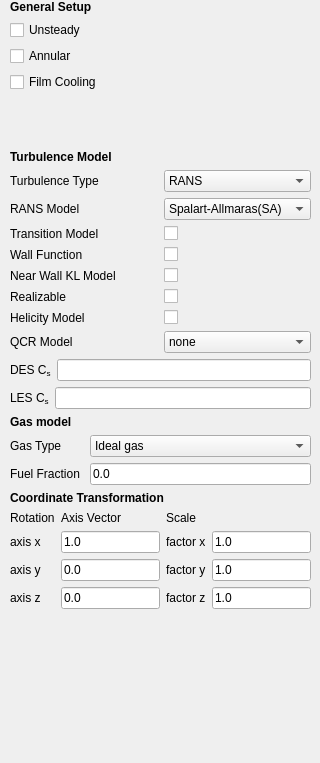
             <widget class="QWidget" name="general">
              <widget class="QWidget" name="verticalLayoutWidget_3">
               <property name="geometry">
                <rect>
                 <x>10</x>
                 <y>0</y>
                 <width>241</width>
                 <height>141</height>
                </rect>
               </property>
               <layout class="QVBoxLayout" name="verticalLayout_5">
                <item>
                 <widget class="QLabel" name="label_general">
                  <property name="text">
                   <string>&lt;html&gt;&lt;head/&gt;&lt;body&gt;&lt;p&gt;&lt;span style=&quot; font-weight:700;&quot;&gt;General Setup&lt;/span&gt;&lt;/p&gt;&lt;/body&gt;&lt;/html&gt;</string>
                  </property>
                 </widget>
                </item>
                <item>
                 <layout class="QVBoxLayout" name="verticalLayout">
                  <item>
                   <widget class="QCheckBox" name="unsteady_checkbox">
                    <property name="text">
                     <string>Unsteady</string>
                    </property>
                   </widget>
                  </item>
                  <item>
                   <widget class="QCheckBox" name="annular_checkbox">
                    <property name="enabled">
                     <bool>true</bool>
                    </property>
                    <property name="text">
                     <string>Annular</string>
                    </property>
                   </widget>
                  </item>
                  <item>
                   <widget class="QCheckBox" name="film_checkbox">
                    <property name="text">
                     <string>Film Cooling</string>
                    </property>
                   </widget>
                  </item>
                 </layout>
                </item>
                <item>
                 <spacer name="verticalSpacer">
                  <property name="orientation">
                   <enum>Qt::Vertical</enum>
                  </property>
                  <property name="sizeHint" stdset="0">
                   <size>
                    <width>20</width>
                    <height>40</height>
                   </size>
                  </property>
                 </spacer>
                </item>
               </layout>
              </widget>
              <widget class="QWidget" name="verticalLayoutWidget_2">
               <property name="geometry">
                <rect>
                 <x>10</x>
                 <y>150</y>
                 <width>301</width>
                 <height>604</height>
                </rect>
               </property>
               <layout class="QVBoxLayout" name="Turbulence_area">
                <item>
                 <widget class="QLabel" name="label_turbulence_model">
                  <property name="text">
                   <string>&lt;html&gt;&lt;head/&gt;&lt;body&gt;&lt;p&gt;&lt;span style=&quot; font-weight:700;&quot;&gt;Turbulence Model&lt;/span&gt;&lt;/p&gt;&lt;/body&gt;&lt;/html&gt;</string>
                  </property>
                 </widget>
                </item>
                <item>
                 <layout class="QHBoxLayout" name="horizontalLayout">
                  <item>
                   <widget class="QLabel" name="tb_name_label">
                    <property name="text">
                     <string>Turbulence Type</string>
                    </property>
                   </widget>
                  </item>
                  <item>
                   <widget class="QComboBox" name="tb_type_combo">
                    <item>
                     <property name="text">
                      <string>RANS</string>
                     </property>
                    </item>
                    <item>
                     <property name="text">
                      <string>LES</string>
                     </property>
                    </item>
                    <item>
                     <property name="text">
                      <string>DES</string>
                     </property>
                    </item>
                   </widget>
                  </item>
                 </layout>
                </item>
                <item>
                 <layout class="QGridLayout" name="rans_layout">
                  <item row="0" column="0">
                   <widget class="QLabel" name="label_rans1">
                    <property name="text">
                     <string>RANS Model</string>
                    </property>
                   </widget>
                  </item>
                  <item row="2" column="1">
                   <widget class="QCheckBox" name="check_wf">
                    <property name="text">
                     <string/>
                    </property>
                   </widget>
                  </item>
                  <item row="1" column="1">
                   <widget class="QCheckBox" name="checkBox_transition">
                    <property name="text">
                     <string/>
                    </property>
                   </widget>
                  </item>
                  <item row="3" column="0">
                   <widget class="QLabel" name="label_kl">
                    <property name="text">
                     <string>Near Wall KL Model</string>
                    </property>
                   </widget>
                  </item>
                  <item row="2" column="0">
                   <widget class="QLabel" name="label_wf1">
                    <property name="text">
                     <string>Wall Function</string>
                    </property>
                   </widget>
                  </item>
                  <item row="0" column="1">
                   <widget class="QComboBox" name="conbo_rans">
                    <item>
                     <property name="text">
                      <string>Spalart-Allmaras(SA)</string>
                     </property>
                    </item>
                    <item>
                     <property name="text">
                      <string>k-epsilon(k-ε)</string>
                     </property>
                    </item>
                    <item>
                     <property name="text">
                      <string>k-omega(k-ω)</string>
                     </property>
                    </item>
                    <item>
                     <property name="text">
                      <string>laminar</string>
                     </property>
                    </item>
                   </widget>
                  </item>
                  <item row="1" column="0">
                   <widget class="QLabel" name="label_transition">
                    <property name="text">
                     <string>Transition Model</string>
                    </property>
                   </widget>
                  </item>
                  <item row="5" column="1">
                   <widget class="QCheckBox" name="checkBox_helicity">
                    <property name="text">
                     <string/>
                    </property>
                   </widget>
                  </item>
                  <item row="4" column="1">
                   <widget class="QCheckBox" name="checkBox_cmott">
                    <property name="text">
                     <string/>
                    </property>
                   </widget>
                  </item>
                  <item row="6" column="1">
                   <widget class="QComboBox" name="comboBox_qcr">
                    <item>
                     <property name="text">
                      <string>none</string>
                     </property>
                    </item>
                    <item>
                     <property name="text">
                      <string>2000</string>
                     </property>
                    </item>
                    <item>
                     <property name="text">
                      <string>2020</string>
                     </property>
                    </item>
                   </widget>
                  </item>
                  <item row="3" column="1">
                   <widget class="QCheckBox" name="checkBox_kl">
                    <property name="text">
                     <string/>
                    </property>
                   </widget>
                  </item>
                  <item row="4" column="0">
                   <widget class="QLabel" name="label_cmott">
                    <property name="text">
                     <string>Realizable</string>
                    </property>
                   </widget>
                  </item>
                  <item row="6" column="0">
                   <widget class="QLabel" name="label_qcr">
                    <property name="text">
                     <string>QCR Model</string>
                    </property>
                   </widget>
                  </item>
                  <item row="5" column="0">
                   <widget class="QLabel" name="label_helicity">
                    <property name="text">
                     <string>Helicity Model</string>
                    </property>
                   </widget>
                  </item>
                 </layout>
                </item>
                <item>
                 <layout class="QHBoxLayout" name="DES_area">
                  <item>
                   <widget class="QLabel" name="label_des_dx">
                    <property name="text">
                     <string>&lt;html&gt;&lt;head/&gt;&lt;body&gt;&lt;p&gt;DES C&lt;span style=&quot; vertical-align:sub;&quot;&gt;s&lt;/span&gt;&lt;/p&gt;&lt;/body&gt;&lt;/html&gt;</string>
                    </property>
                   </widget>
                  </item>
                  <item>
                   <widget class="QLineEdit" name="lineEdit_des_dx"/>
                  </item>
                 </layout>
                </item>
                <item>
                 <layout class="QGridLayout" name="LES_area">
                  <item row="0" column="1">
                   <widget class="QLineEdit" name="lineEdit_les_dx"/>
                  </item>
                  <item row="0" column="0">
                   <widget class="QLabel" name="label_les_dx">
                    <property name="text">
                     <string>&lt;html&gt;&lt;head/&gt;&lt;body&gt;&lt;p&gt;LES C&lt;span style=&quot; vertical-align:sub;&quot;&gt;s&lt;/span&gt;&lt;/p&gt;&lt;/body&gt;&lt;/html&gt;</string>
                    </property>
                   </widget>
                  </item>
                 </layout>
                </item>
                <item>
                 <widget class="QLabel" name="label_7">
                  <property name="text">
                   <string>&lt;html&gt;&lt;head/&gt;&lt;body&gt;&lt;p&gt;&lt;span style=&quot; font-weight:700;&quot;&gt;Gas model&lt;/span&gt;&lt;/p&gt;&lt;/body&gt;&lt;/html&gt;</string>
                  </property>
                 </widget>
                </item>
                <item>
                 <layout class="QGridLayout" name="LES_area_2">
                  <item row="1" column="0">
                   <widget class="QLabel" name="gas_friction_label">
                    <property name="text">
                     <string>&lt;html&gt;&lt;head/&gt;&lt;body&gt;&lt;p&gt;Fuel Fraction &lt;/p&gt;&lt;/body&gt;&lt;/html&gt;</string>
                    </property>
                   </widget>
                  </item>
                  <item row="0" column="0">
                   <widget class="QLabel" name="gas_type_label">
                    <property name="text">
                     <string>Gas Type</string>
                    </property>
                   </widget>
                  </item>
                  <item row="1" column="1">
                   <widget class="QLineEdit" name="gas_friction_lineEdit">
                    <property name="text">
                     <string>0.0</string>
                    </property>
                   </widget>
                  </item>
                  <item row="0" column="1">
                   <widget class="QComboBox" name="gas_type_combo">
                    <item>
                     <property name="text">
                      <string>Ideal gas</string>
                     </property>
                    </item>
                    <item>
                     <property name="text">
                      <string>Real gas</string>
                     </property>
                    </item>
                   </widget>
                  </item>
                 </layout>
                </item>
                <item>
                 <layout class="QHBoxLayout" name="horizontalLayout_4"/>
                </item>
                <item>
                 <layout class="QHBoxLayout" name="DES_area_2"/>
                </item>
                <item>
                 <widget class="QLabel" name="label_10">
                  <property name="text">
                   <string>&lt;html&gt;&lt;head/&gt;&lt;body&gt;&lt;p&gt;&lt;span style=&quot; font-weight:700;&quot;&gt;Coordinate Transformation&lt;/span&gt;&lt;/p&gt;&lt;/body&gt;&lt;/html&gt;</string>
                  </property>
                 </widget>
                </item>
                <item>
                 <layout class="QGridLayout" name="LES_area_4">
                  <item row="0" column="2">
                   <widget class="QLabel" name="label_12">
                    <property name="text">
                     <string>Scale</string>
                    </property>
                   </widget>
                  </item>
                  <item row="1" column="3">
                   <widget class="QLineEdit" name="lineEdit_factor_x">
                    <property name="text">
                     <string>1.0</string>
                    </property>
                   </widget>
                  </item>
                  <item row="1" column="0">
                   <widget class="QLabel" name="gas_friction_label_3">
                    <property name="text">
                     <string>&lt;html&gt;&lt;head/&gt;&lt;body&gt;&lt;p&gt;axis x&lt;/p&gt;&lt;/body&gt;&lt;/html&gt;</string>
                    </property>
                   </widget>
                  </item>
                  <item row="2" column="3">
                   <widget class="QLineEdit" name="lineEdit_factor_y">
                    <property name="text">
                     <string>1.0</string>
                    </property>
                   </widget>
                  </item>
                  <item row="2" column="0">
                   <widget class="QLabel" name="gas_friction_label_5">
                    <property name="text">
                     <string>&lt;html&gt;&lt;head/&gt;&lt;body&gt;&lt;p&gt;axis y&lt;/p&gt;&lt;/body&gt;&lt;/html&gt;</string>
                    </property>
                   </widget>
                  </item>
                  <item row="0" column="0">
                   <widget class="QLabel" name="label">
                    <property name="text">
                     <string>Rotation</string>
                    </property>
                   </widget>
                  </item>
                  <item row="1" column="1">
                   <widget class="QLineEdit" name="lineEdit_axis_x">
                    <property name="text">
                     <string>1.0</string>
                    </property>
                   </widget>
                  </item>
                  <item row="2" column="1">
                   <widget class="QLineEdit" name="lineEdit_axis_y">
                    <property name="text">
                     <string>0.0</string>
                    </property>
                   </widget>
                  </item>
                  <item row="2" column="2">
                   <widget class="QLabel" name="gas_friction_label_6">
                    <property name="text">
                     <string>&lt;html&gt;&lt;head/&gt;&lt;body&gt;&lt;p&gt;factor y&lt;/p&gt;&lt;/body&gt;&lt;/html&gt;</string>
                    </property>
                   </widget>
                  </item>
                  <item row="1" column="2">
                   <widget class="QLabel" name="gas_friction_label_4">
                    <property name="text">
                     <string>&lt;html&gt;&lt;head/&gt;&lt;body&gt;&lt;p&gt;factor x&lt;/p&gt;&lt;/body&gt;&lt;/html&gt;</string>
                    </property>
                   </widget>
                  </item>
                  <item row="3" column="0">
                   <widget class="QLabel" name="gas_friction_label_7">
                    <property name="text">
                     <string>&lt;html&gt;&lt;head/&gt;&lt;body&gt;&lt;p&gt;axis z&lt;/p&gt;&lt;/body&gt;&lt;/html&gt;</string>
                    </property>
                   </widget>
                  </item>
                  <item row="3" column="1">
                   <widget class="QLineEdit" name="lineEdit_axis_z">
                    <property name="text">
                     <string>0.0</string>
                    </property>
                   </widget>
                  </item>
                  <item row="3" column="2">
                   <widget class="QLabel" name="gas_friction_label_8">
                    <property name="text">
                     <string>&lt;html&gt;&lt;head/&gt;&lt;body&gt;&lt;p&gt;factor z&lt;/p&gt;&lt;/body&gt;&lt;/html&gt;</string>
                    </property>
                   </widget>
                  </item>
                  <item row="3" column="3">
                   <widget class="QLineEdit" name="lineEdit_factor_z">
                    <property name="text">
                     <string>1.0</string>
                    </property>
                   </widget>
                  </item>
                  <item row="0" column="1">
                   <widget class="QLabel" name="label_13">
                    <property name="text">
                     <string>Axis Vector</string>
                    </property>
                   </widget>
                  </item>
                 </layout>
                </item>
                <item>
                 <spacer name="verticalSpacer_2">
                  <property name="orientation">
                   <enum>Qt::Vertical</enum>
                  </property>
                  <property name="sizeHint" stdset="0">
                   <size>
                    <width>20</width>
                    <height>40</height>
                   </size>
                  </property>
                 </spacer>
                </item>
               </layout>
              </widget>
             </widget>
